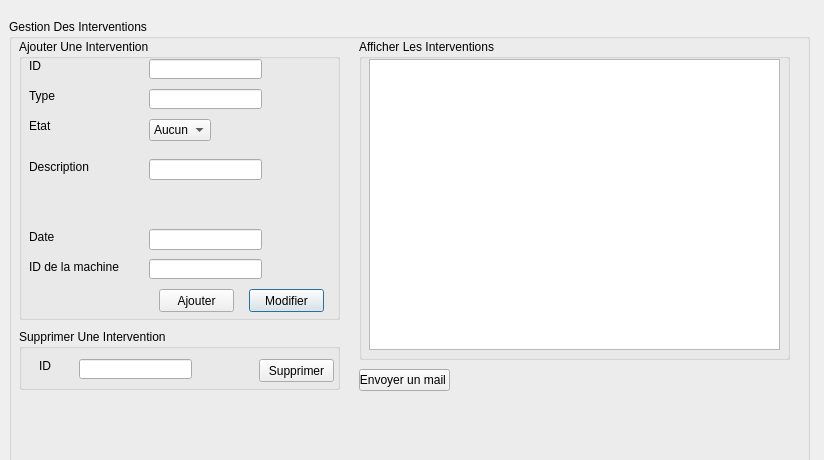
<?xml version="1.0" encoding="UTF-8"?>
<ui version="4.0">
 <class>interventions</class>
 <widget class="QDialog" name="interventions">
  <property name="geometry">
   <rect>
    <x>0</x>
    <y>0</y>
    <width>824</width>
    <height>460</height>
   </rect>
  </property>
  <property name="windowTitle">
   <string>Dialog</string>
  </property>
  <widget class="QGroupBox" name="groupBox">
   <property name="geometry">
    <rect>
     <x>9</x>
     <y>19</y>
     <width>801</width>
     <height>451</height>
    </rect>
   </property>
   <property name="title">
    <string>Gestion Des Interventions</string>
   </property>
   <widget class="QGroupBox" name="groupBox_4">
    <property name="geometry">
     <rect>
      <x>10</x>
      <y>20</y>
      <width>321</width>
      <height>281</height>
     </rect>
    </property>
    <property name="title">
     <string>Ajouter Une Intervention</string>
    </property>
    <widget class="QLabel" name="label_6">
     <property name="geometry">
      <rect>
       <x>10</x>
       <y>190</y>
       <width>111</width>
       <height>16</height>
      </rect>
     </property>
     <property name="text">
      <string>Date</string>
     </property>
    </widget>
    <widget class="QLabel" name="label_10">
     <property name="geometry">
      <rect>
       <x>10</x>
       <y>120</y>
       <width>71</width>
       <height>16</height>
      </rect>
     </property>
     <property name="text">
      <string>Description</string>
     </property>
    </widget>
    <widget class="QComboBox" name="etat_main">
     <property name="geometry">
      <rect>
       <x>130</x>
       <y>80</y>
       <width>62</width>
       <height>22</height>
      </rect>
     </property>
     <item>
      <property name="text">
       <string>Aucun</string>
      </property>
     </item>
     <item>
      <property name="text">
       <string>Réparation</string>
      </property>
     </item>
     <item>
      <property name="text">
       <string>Révision</string>
      </property>
     </item>
    </widget>
    <widget class="QLabel" name="label_11">
     <property name="geometry">
      <rect>
       <x>10</x>
       <y>80</y>
       <width>47</width>
       <height>14</height>
      </rect>
     </property>
     <property name="text">
      <string>Etat</string>
     </property>
    </widget>
    <widget class="QLabel" name="label_12">
     <property name="geometry">
      <rect>
       <x>10</x>
       <y>50</y>
       <width>47</width>
       <height>14</height>
      </rect>
     </property>
     <property name="text">
      <string>Type</string>
     </property>
    </widget>
    <widget class="QLineEdit" name="type_main">
     <property name="geometry">
      <rect>
       <x>130</x>
       <y>50</y>
       <width>113</width>
       <height>20</height>
      </rect>
     </property>
    </widget>
    <widget class="QPushButton" name="modifier_main">
     <property name="geometry">
      <rect>
       <x>230</x>
       <y>250</y>
       <width>75</width>
       <height>23</height>
      </rect>
     </property>
     <property name="text">
      <string>Modifier</string>
     </property>
    </widget>
    <widget class="QLabel" name="label_13">
     <property name="geometry">
      <rect>
       <x>10</x>
       <y>20</y>
       <width>47</width>
       <height>14</height>
      </rect>
     </property>
     <property name="text">
      <string>ID</string>
     </property>
    </widget>
    <widget class="QLineEdit" name="id_main">
     <property name="geometry">
      <rect>
       <x>130</x>
       <y>20</y>
       <width>113</width>
       <height>20</height>
      </rect>
     </property>
    </widget>
    <widget class="QLineEdit" name="id_mach">
     <property name="geometry">
      <rect>
       <x>130</x>
       <y>220</y>
       <width>113</width>
       <height>20</height>
      </rect>
     </property>
    </widget>
    <widget class="QLabel" name="label_14">
     <property name="geometry">
      <rect>
       <x>10</x>
       <y>220</y>
       <width>101</width>
       <height>16</height>
      </rect>
     </property>
     <property name="text">
      <string>ID de la machine</string>
     </property>
    </widget>
    <widget class="QPushButton" name="ajouter_main">
     <property name="geometry">
      <rect>
       <x>140</x>
       <y>250</y>
       <width>75</width>
       <height>23</height>
      </rect>
     </property>
     <property name="text">
      <string>Ajouter</string>
     </property>
    </widget>
    <widget class="QLineEdit" name="date_main">
     <property name="geometry">
      <rect>
       <x>130</x>
       <y>190</y>
       <width>113</width>
       <height>21</height>
      </rect>
     </property>
    </widget>
    <widget class="QLineEdit" name="descr_main">
     <property name="geometry">
      <rect>
       <x>130</x>
       <y>120</y>
       <width>113</width>
       <height>21</height>
      </rect>
     </property>
    </widget>
   </widget>
   <widget class="QGroupBox" name="groupBox_5">
    <property name="geometry">
     <rect>
      <x>10</x>
      <y>310</y>
      <width>321</width>
      <height>61</height>
     </rect>
    </property>
    <property name="title">
     <string>Supprimer Une Intervention</string>
    </property>
    <widget class="QLineEdit" name="id_main_sup">
     <property name="geometry">
      <rect>
       <x>60</x>
       <y>30</y>
       <width>113</width>
       <height>20</height>
      </rect>
     </property>
    </widget>
    <widget class="QLabel" name="label_15">
     <property name="geometry">
      <rect>
       <x>20</x>
       <y>30</y>
       <width>47</width>
       <height>14</height>
      </rect>
     </property>
     <property name="text">
      <string>ID</string>
     </property>
    </widget>
    <widget class="QPushButton" name="supprimer_main">
     <property name="geometry">
      <rect>
       <x>240</x>
       <y>30</y>
       <width>75</width>
       <height>23</height>
      </rect>
     </property>
     <property name="text">
      <string>Supprimer</string>
     </property>
    </widget>
   </widget>
   <widget class="QGroupBox" name="groupBox_6">
    <property name="geometry">
     <rect>
      <x>350</x>
      <y>20</y>
      <width>431</width>
      <height>321</height>
     </rect>
    </property>
    <property name="title">
     <string>Afficher Les Interventions</string>
    </property>
    <widget class="QTableView" name="afficher_main">
     <property name="geometry">
      <rect>
       <x>10</x>
       <y>20</y>
       <width>411</width>
       <height>291</height>
      </rect>
     </property>
    </widget>
   </widget>
   <widget class="QPushButton" name="mail">
    <property name="geometry">
     <rect>
      <x>350</x>
      <y>350</y>
      <width>91</width>
      <height>22</height>
     </rect>
    </property>
    <property name="text">
     <string>Envoyer un mail </string>
    </property>
   </widget>
  </widget>
 </widget>
 <resources/>
 <connections/>
</ui>
